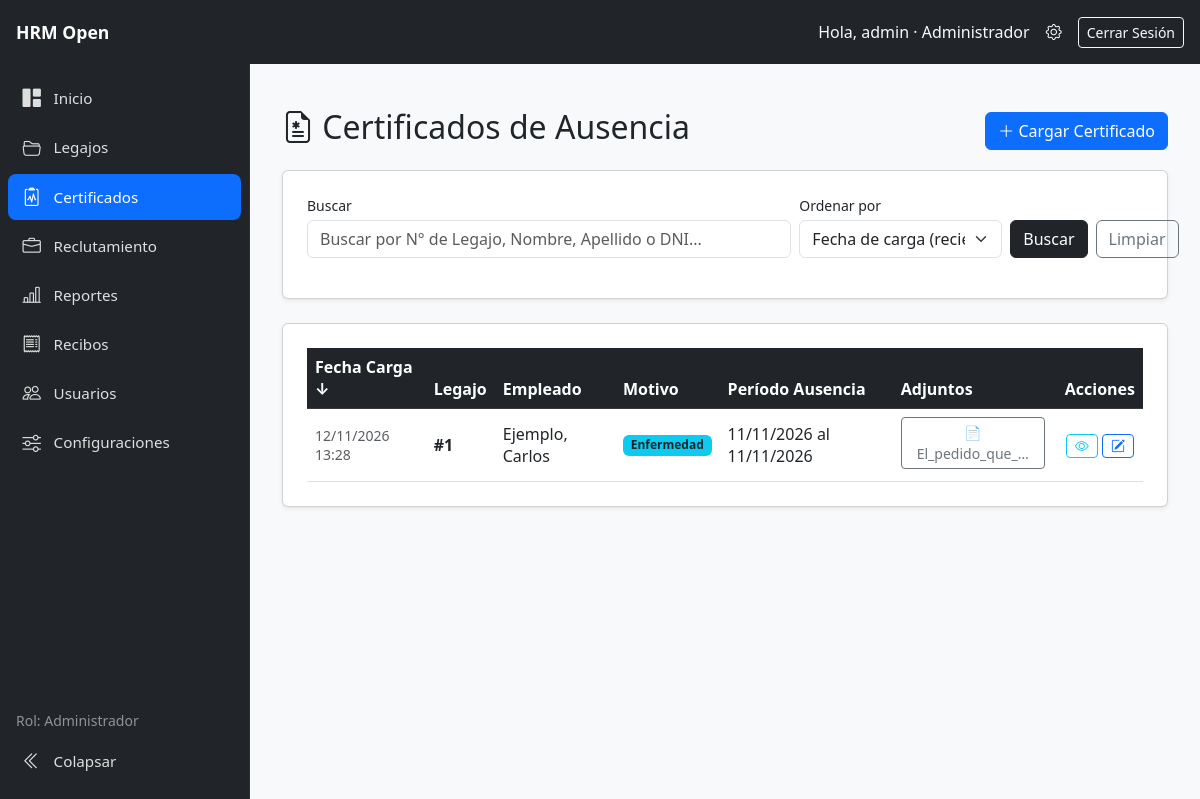
Page /absences/ (signed in) on the committed database.
### employees/models.py (models this page shows, shortened)
class AbsenceCertificate(models.Model):
    REASON_CHOICES = [
            ('Enfermedad', 'Enfermedad'),
            ('Accidente', 'Accidente'),
            ('Trámite Personal', 'Trámite Personal'),
            ('Estudio', 'Estudio'),
            ('Familiar', 'Familiar'),
            ('Otro', 'Otro'),
        ]
    employee = models.ForeignKey('Employee', on_delete=models.CASCADE, verbose_name="Empleado")
    reason = models.CharField(max_length=50, choices=REASON_CHOICES, verbose_name="Motivo")
    start_date = models.DateField(verbose_name="Fecha de Inicio")
    end_date = models.DateField(verbose_name="Fecha de Fin")
    observations = models.TextField(blank=True, null=True, verbose_name="Observaciones")
    created_at = models.DateTimeField(auto_now_add=True)

class Employee(models.Model):
    employee_leg = models.CharField(max_length=50, unique=True, verbose_name="Nro. Legajo", blank=True, null=True)
    dni = models.CharField(max_length=20, unique=True, verbose_name="DNI", blank=True, null=True)
    cuil = models.CharField(max_length=20, unique=True, verbose_name="CUIL / NIF", blank=True, null=True)
    first_name = models.CharField(max_length=100, verbose_name="Nombre")
    last_name = models.CharField(max_length=100, verbose_name="Apellido")
    email = models.EmailField(unique=True, verbose_name="Correo Electrónico")
    phone = models.CharField(max_length=50, verbose_name="Teléfono de Contacto", blank=True, null=True)
    street = models.CharField(max_length=150, verbose_name="Calle", blank=True, null=True)
    street_number = models.CharField(max_length=20, verbose_name="Número", blank=True, null=True)
    floor = models.CharField(max_length=10, verbose_name="Piso", blank=True, null=True)
    apartment = models.CharField(max_length=10, verbose_name="Dpto.", blank=True, null=True)
    postal_code = models.CharField(max_length=20, verbose_name="Código Postal", blank=True, null=True)
    city = models.CharField(max_length=100, verbose_name="Localidad", blank=True, null=True)
    state = models.CharField(max_length=100, verbose_name="Provincia / Estado", blank=True, null=True)
    position = models.CharField(max_length=100, verbose_name="Posición")
    area_rel = models.ForeignKey(Area, on_delete=models.SET_NULL, null=True, blank=True, verbose_name="Área")
    sector_rel = models.ForeignKey(Sector, on_delete=models.SET_NULL, null=True, blank=True, verbose_name="Sector")
    social_work_rel = models.ForeignKey(SocialWork, on_delete=models.SET_NULL, null=True, blank=True, verbose_name="Obra Social")
    agreement_rel = models.ForeignKey(CollectiveAgreement, on_delete=models.SET_NULL, null=True, blank=True, verbose_name="Convenio")
    hire_date = models.DateField(verbose_name="Fecha de Ingreso")
    is_active = models.BooleanField(default=True, verbose_name="Activo")
    termination_date = models.DateField(verbose_name="Fecha de Egreso", blank=True, null=True)
    termination_reason_rel = models.ForeignKey(
        TerminationReasonCatalog,
        on_delete=models.SET_NULL,
        null=True,
        blank=True,
        verbose_name="Motivo de Baja"
    )
    photo = models.ImageField(upload_to='employees/photos/', verbose_name="Fotografía", blank=True, null=True)
    user = models.OneToOneField(
        settings.AUTH_USER_MODEL,
        on_delete=models.SET_NULL,
        null=True,
        blank=True,
        related_name='employee_profile',
        verbose_name='Usuario del sistema',
    )
    created_at = models.DateTimeField(auto_now_add=True)
    class Meta:
        verbose_name = "Legajo"
        verbose_name_plural = "Legajos"
        ordering = ['last_name', 'first_name']

class AbsenceCertificateDocument(models.Model):
    absence_certificate = models.ForeignKey(AbsenceCertificate, on_delete=models.CASCADE, related_name='documents')
    file = models.FileField(upload_to='absences/', verbose_name="Archivo Adjunto")
    @property
    def filename(self):
        return os.path.basename(self.file.name)

### employees/views.py (the view, shortened to what this page needs)
# urls.py: path('absences/', views.absence_list_view, name='absence_list'),
@capability_required(can_manage_absences)
def absence_list_view(request):
    query = request.GET.get('q', '').strip()
    current_sort = request.GET.get('sort', '-created_at').strip()
    certificates = AbsenceCertificate.objects.select_related('employee').prefetch_related('documents')
    order_field = ABSENCE_SORT_FIELDS.get(current_sort, '-created_at')
    if order_field in ('employee__last_name', '-employee__last_name'):
        certificates = certificates.order_by(order_field, 'employee__first_name', '-created_at')
    else:
        certificates = certificates.order_by(order_field, '-id')
    context = {
        'certificates': certificates,
        'query': query,
        'current_sort': current_sort,
        'sort_options': ABSENCE_SORT_OPTIONS,
    }
    return render(request, 'absences/absence_list.html', context)

### accounts/context_processors.py (called while the page is built, shortened)
def role_context(request):
    user = getattr(request, 'user', None)
    return capabilities_for(user)

### accounts/roles.py (called while the page is built)
def get_user_role(user):
    if not getattr(user, 'is_authenticated', False):
        return None
    if user.is_superuser:
        return ROLE_ADMIN
    names = set(user.groups.values_list('name', flat=True))
    for role in ALL_ROLES:
        if role in names:
            return role
    return None

def user_has_role(user, *roles):
    role = get_user_role(user)
    return role in roles

def can_manage_users(user):
    return user_has_role(user, ROLE_ADMIN)

def can_manage_employees(user):
    return user_has_role(user, ROLE_ADMIN, ROLE_OPERATOR)

def can_manage_absences(user):
    return user_has_role(user, ROLE_ADMIN, ROLE_OPERATOR, ROLE_COLLABORATOR)

def can_manage_recruitment(user):
    return user_has_role(user, ROLE_ADMIN, ROLE_OPERATOR)

def can_view_reports(user):
    return user_has_role(user, ROLE_ADMIN, ROLE_OPERATOR)

def can_import_export_employees(user):
    return user_has_role(user, ROLE_ADMIN, ROLE_OPERATOR)

def can_view_payslips(user):
    return user_has_role(user, ROLE_ADMIN, ROLE_OPERATOR, ROLE_COLLABORATOR)

def can_upload_payslips(user):
    return user_has_role(user, ROLE_ADMIN, ROLE_OPERATOR)

def can_manage_settings(user):
    return user_has_role(user, ROLE_ADMIN)

def capabilities_for(user):
    return {
        'user_role': get_user_role(user),
        'can_manage_users': can_manage_users(user),
        'can_manage_employees': can_manage_employees(user),
        'can_manage_absences': can_manage_absences(user),
        'can_manage_recruitment': can_manage_recruitment(user),
        'can_view_reports': can_view_reports(user),
        'can_import_export_employees': can_import_export_employees(user),
        'can_view_payslips': can_view_payslips(user),
        'can_upload_payslips': can_upload_payslips(user),
        'can_manage_settings': can_manage_settings(user),
    }

### core/context_processors.py (called while the page is built)
def company_settings(request):
    config, created = CompanySettings.objects.get_or_create(id=1, defaults={'name': 'HRM Open'})
    return {
        'company_config': config
    }

### employees/context_processors.py (called while the page is built)
def company_context(request):
    return {
        'company': CompanySettings.load()
    }

### employees/models.py (called while the page is built)
    @classmethod
    def load(cls):
        obj, created = cls.objects.get_or_create(pk=1)
        return obj

### templates/absences/absence_list.html
{% extends "dashboard.html" %}
{% block content %}
<div class="container mt-4">
    <div class="row">
        <div class="d-flex justify-content-between align-items-center mb-3">
            <h2><i class="bi bi-file-earmark-medical"></i> Certificados de Ausencia</h2>
            <a href="{% url 'absence_create' %}" class="btn btn-primary">
                <i class="bi bi-plus-lg"></i> Cargar Certificado
            </a>
        </div>
    </div>
    <div class="card mb-4 shadow-sm p-4">
        <div class="card-body p-0">
            <form method="GET" action="{% url 'absence_list' %}" class="row g-2 align-items-end">
                <div class="col-12 col-md-7">
                    <label for="id_q" class="form-label small mb-1">Buscar</label>
                    <input
                        id="id_q"
                        type="text"
                        name="q"
                        value="{{ query }}"
                        class="form-control"
                        placeholder="Buscar por N° de Legajo, Nombre, Apellido o DNI..."
                    >
                </div>
                <div class="col-12 col-md-3">
                    <label for="id_sort" class="form-label small mb-1">Ordenar por</label>
                    <select id="id_sort" name="sort" class="form-select">
                        {% for sort_key, sort_label in sort_options %}
                            <option value="{{ sort_key }}" {% if current_sort == sort_key %}selected{% endif %}>{{ sort_label }}</option>
                        {% endfor %}
                    </select>
                </div>
                <div class="col-12 col-md-2 d-flex gap-2">
                    <button type="submit" class="btn btn-dark w-100">Buscar</button>
                        <a href="{% url 'absence_list' %}" class="btn btn-outline-secondary" title="Limpiar filtros">Limpiar</a>
                </div>
            </form>
        </div>
    </div>
    <div class="card shadow-sm p-4">
        <div class="card-body p-0">
            <div class="table-responsive">
                <table class="table table-hover align-middle mb-0">
                    <thead class="table-dark">
                        <tr>
                            <th>
                                <a href="?q={{ query|urlencode }}&sort={% if current_sort == '-created_at' %}created_at{% else %}-created_at{% endif %}" class="text-decoration-none text-reset">
                                    Fecha Carga {% if current_sort == "-created_at" %}↓{% elif current_sort == "created_at" %}↑{% endif %}
                                </a>
                            </th>
                            <th>Legajo</th>
                            <th>
                                <a href="?q={{ query|urlencode }}&sort={% if current_sort == 'employee' %}-employee{% else %}employee{% endif %}" class="text-decoration-none text-reset">
                                    Empleado {% if current_sort == "employee" %}↑{% elif current_sort == "-employee" %}↓{% endif %}
                                </a>
                            </th>
                            <th>
                                <a href="?q={{ query|urlencode }}&sort={% if current_sort == 'reason' %}-reason{% else %}reason{% endif %}" class="text-decoration-none text-reset">
                                    Motivo {% if current_sort == "reason" %}↑{% elif current_sort == "-reason" %}↓{% endif %}
                                </a>
                            </th>
                            <th>
                                <a href="?q={{ query|urlencode }}&sort={% if current_sort == '-start_date' %}start_date{% else %}-start_date{% endif %}" class="text-decoration-none text-reset">
                                    Período Ausencia {% if current_sort == "-start_date" %}↓{% elif current_sort == "start_date" %}↑{% endif %}
                                </a>
                            </th>
                            <th>Adjuntos</th>
                            <th class="text-center">Acciones</th>
                        </tr>
                    </thead>
                    <tbody>
                        {% for cert in certificates %}
                        <tr>
                            <td><small class="text-muted">{{ cert.created_at|date:"d/m/Y H:i" }}</small></td>
                            <td><strong>#{{ cert.employee.id }}</strong></td>
                            <td>{{ cert.employee.last_name }}, {{ cert.employee.first_name }}</td>
                            <td><span class="badge bg-info text-dark">{{ cert.get_reason_display }}</span></td>
                            <td>{{ cert.start_date|date:"d/m/Y" }} al {{ cert.end_date|date:"d/m/Y" }}</td>
                            <td>
                                {% for doc in cert.documents.all %}
                                    <a href="{{ doc.file.url }}" target="_blank" class="btn btn-sm btn-outline-secondary me-1 mb-1" title="Ver {{ doc.filename }}">
                                        📄 {{ doc.filename|truncatechars:15 }}
                                    </a>
                                {% empty %}
                                    <span class="text-muted small">Sin adjuntos</span>
                                {% endfor %}
                            </td>
                            <td class="text-center">
                                <a href="{% url 'absence_detail' cert.id %}" class="btn btn-sm btn-outline-info" title="Ver">
                                    <i class="bi bi-eye"></i>
                                </a>
                                <a href="{% url 'absence_update' cert.id %}" class="btn btn-sm btn-outline-primary" title="Editar">
                                    <i class="bi bi-pencil-square"></i>
                                </a>
                            </td>
                        </tr>
                        {% empty %}
                        <tr>
                            <td colspan="7" class="text-center py-4 text-muted">No se encontraron registros de ausencia.</td>
                        </tr>
                        {% endfor %}
                    </tbody>
                </table>
            </div>
        </div>
    </div>
</div>
{% endblock %}

### templates/dashboard.html (shortened to what this page needs)
﻿<!DOCTYPE html>
{% load static %}
<html lang="es">
<head>
    <link href="https://cdn.jsdelivr.net/npm/bootstrap@5.3.0/dist/css/bootstrap.min.css" rel="stylesheet">
    <link rel="stylesheet" href="https://cdn.jsdelivr.net/npm/bootstrap-icons@1.10.5/font/bootstrap-icons.css">
</head>
<body class="app-shell">
    <header class="app-topbar">
        <div class="d-flex align-items-center gap-2">
            <a class="brand-text d-flex align-items-center gap-2 text-decoration-none" href="{% url 'dashboard' %}">
                <span class="text-white fw-bold d-none d-sm-inline">HRM Open</span>
            </a>
        </div>
        <div class="d-flex align-items-center">
            {% if request.user.is_authenticated %}
                <span class="text-light me-3 d-none d-md-inline">
                    Hola, {{ request.user.first_name|default:request.user.username }}{% if user_role %} · {{ user_role }}{% endif %}
                </span>
                {% if can_manage_users %}
                    <a href="{% url 'admin:index' %}" class="text-white text-decoration-none me-3" title="Panel de Administración" target="_blank">
                        <i class="bi bi-gear"></i>
                    </a>
                {% endif %}
                <form action="{% url 'logout' %}" method="post" class="d-inline m-0">
                    <button type="submit" class="btn btn-outline-light btn-sm">Cerrar Sesión</button>
                </form>
            {% else %}
                <a href="{% url 'login' %}" class="btn btn-outline-light btn-sm">Iniciar Sesión</a>
            {% endif %}
        </div>
    </header>
    <div class="app-layout">
        {% include "partials/sidebar_nav.html" %}
        <main class="app-main">
            {% block content %}{% endblock %}
        </main>
    </div>
</body>
</html>

### templates/dashboard.html (style rules this page uses)
:root { --sidebar-width: 250px; --sidebar-collapsed-width: 72px; --topbar-height: 64px; --sidebar-bg: #212529; --sidebar-hover: #2c3034; --sidebar-active: #0d6efd; }
html { height: 100%; }
body.app-shell { height: 100%; margin: 0; overflow: hidden; background: #f8f9fa; }
.app-topbar { position: fixed; top: 0; left: 0; right: 0; z-index: 1030; height: var(--topbar-height); background: #212529; color: #fff; display: flex; align-items: center; justify-content: space-between; padding: 0 1rem; gap: 0.75rem; }
.app-topbar .brand-text { color: #fff; text-decoration: none; font-weight: 600; font-size: 1.1rem; }
.app-layout { display: flex; position: fixed; top: var(--topbar-height); left: 0; right: 0; bottom: 0; }
.app-main { flex: 1; min-width: 0; height: 100%; overflow-y: auto; overflow-x: hidden; padding: 1.25rem; -webkit-overflow-scrolling: touch; }

### rows in the picture
AbsenceCertificate: created_at "12/11/2026 13:28", employee.id "1", employee.last_name "Ejemplo", employee.first_name "Carlos", reason "Enfermedad", start_date "11/11/2026", end_date "11/11/2026"
AbsenceCertificateDocument: filename "El_pedido_que_…"

### other values in the picture
{{ request.user.first_name|default:request.user.username }} "admin"
{{ user_role }} "Administrador"
form field sort "Fecha de carga (recientes primero)"
